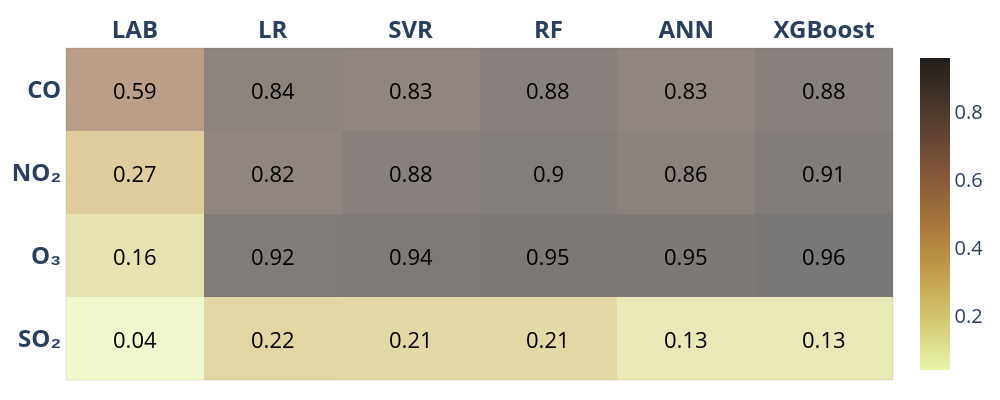

Notebook code cell kept with this figure:
### Code cell
import plotly.graph_objects as go
from functools import reduce
from itertools import product

z=[ [0.04,0.22, 0.21, 0.21,0.13,0.13],
  [R2_lab_O3,R2_lr_O3 , R2_svr_O3, R2_rf_O3, R2_ann_O3,R2_xgb_O3],
   [R2_lab_NO2,R2_lr_NO2 , R2_svr_NO2, R2_rf_NO2, R2_ann_NO2,R2_xgb_NO2],
   [R2_lab_CO,R2_lr_CO , R2_svr_CO, R2_rf_CO, R2_ann_CO,R2_xgb_CO]]
x=['<b>LAB</b>', '<b>LR</b>', '<b>SVR</b>', '<b>RF</b>', '<b>ANN</b>','<b>XGBoost</b>']
y=['<b>SO2</b>'.translate(subscript), '<b>O3</b>'.translate(subscript), 
   '<b>NO2</b>'.translate(subscript),'<b>CO</b>'.translate(subscript)]

def get_anno_text(z_value):
    annotations=[]
    a, b = len(z_value), len(z_value[0])
    flat_z = reduce(lambda x,y: x+y, z_value) # z_value.flat if you deal with numpy
    coords = product(range(a), range(b))
    for pos, elem in zip(coords, flat_z):
        annotations.append({'font': {'color': 'black'},
                    'showarrow': False,
                    'text': str(elem),
                    'x': pos[1],
                    'y': pos[0],
                        'font.size':22   })
    return annotations

fig = go.Figure(data=go.Heatmap(
                   z=z,
                   x=x,
                   y=y,
                   hoverongaps = True, colorscale ='turbid',
    opacity=0.6,colorbar=dict(tickfont=dict(size=20)) ))#matter#

fig.update_layout(title={'text': "",
        'y':0.8,
        'x':0.5,
        'xanchor': 'center',
        'yanchor': 'top'},
           plot_bgcolor='rgba(0,0,0,0)',       
    annotations = get_anno_text(z),
                 width=1000,
height=400,xaxis={'side': 'top'},margin=dict(l=20, r=20, t=20, b=20))

fig.update_xaxes(tickfont = dict(size=24),linewidth=0.1, linecolor='black',
    
                 mirror=True)
fig.update_yaxes(tickfont = dict(size=24),linewidth=0.1, linecolor='black',
        
                 mirror=True)
fig.write_image("table2b.pdf",engine="kaleido")
#plt.savefig("table2a.pdf", format="pdf", bbox_inches="tight")
fig.show()

### Figure 1 — Plotly figure (JSON) as saved in the notebook; plotly's stock layout.template omitted (floating-point values rounded to 4 significant figures)
{"data": [{"colorbar": {"tickfont": {"size": 20}}, "colorscale": [[0, "rgb(232, 245, 171)"], [0.09091, "rgb(220, 219, 137)"], [0.1818, "rgb(209, 193, 107)"], [0.2727, "rgb(199, 168, 83)"], [0.3636, "rgb(186, 143, 66)"], [0.4545, "rgb(170, 121, 60)"], [0.5455, "rgb(151, 103, 58)"], [0.6364, "rgb(129, 87, 56)"], [0.7273, "rgb(104, 72, 53)"], [0.8182, "rgb(80, 59, 46)"], [0.9091, "rgb(57, 45, 37)"], [1, "rgb(34, 30, 27)"]], "hoverongaps": true, "opacity": 0.6, "type": "heatmap", "x": ["<b>LAB</b>", "<b>LR</b>", "<b>SVR</b>", "<b>RF</b>", "<b>ANN</b>", "<b>XGBoost</b>"], "y": ["<b>SO₂</b>", "<b>O₃</b>", "<b>NO₂</b>", "<b>CO</b>"], "z": [[0.04, 0.22, 0.21, 0.21, 0.13, 0.13], [0.16, 0.92, 0.94, 0.95, 0.95, 0.96], [0.27, 0.82, 0.88, 0.9, 0.86, 0.91], [0.59, 0.84, 0.83, 0.88, 0.83, 0.88]]}], "layout": {"annotations": [{"font": {"color": "black", "size": 22}, "showarrow": false, "text": "0.04", "x": 0, "y": 0}, {"font": {"color": "black", "size": 22}, "showarrow": false, "text": "0.22", "x": 1, "y": 0}, {"font": {"color": "black", "size": 22}, "showarrow": false, "text": "0.21", "x": 2, "y": 0}, {"font": {"color": "black", "size": 22}, "showarrow": false, "text": "0.21", "x": 3, "y": 0}, {"font": {"color": "black", "size": 22}, "showarrow": false, "text": "0.13", "x": 4, "y": 0}, {"font": {"color": "black", "size": 22}, "showarrow": false, "text": "0.13", "x": 5, "y": 0}, {"font": {"color": "black", "size": 22}, "showarrow": false, "text": "0.16", "x": 0, "y": 1}, {"font": {"color": "black", "size": 22}, "showarrow": false, "text": "0.92", "x": 1, "y": 1}, {"font": {"color": "black", "size": 22}, "showarrow": false, "text": "0.94", "x": 2, "y": 1}, {"font": {"color": "black", "size": 22}, "showarrow": false, "text": "0.95", "x": 3, "y": 1}, {"font": {"color": "black", "size": 22}, "showarrow": false, "text": "0.95", "x": 4, "y": 1}, {"font": {"color": "black", "size": 22}, "showarrow": false, "text": "0.96", "x": 5, "y": 1}, {"font": {"color": "black", "size": 22}, "showarrow": false, "text": "0.27", "x": 0, "y": 2}, {"font": {"color": "black", "size": 22}, "showarrow": false, "text": "0.82", "x": 1, "y": 2}, {"font": {"color": "black", "size": 22}, "showarrow": false, "text": "0.88", "x": 2, "y": 2}, {"font": {"color": "black", "size": 22}, "showarrow": false, "text": "0.9", "x": 3, "y": 2}, {"font": {"color": "black", "size": 22}, "showarrow": false, "text": "0.86", "x": 4, "y": 2}, {"font": {"color": "black", "size": 22}, "showarrow": false, "text": "0.91", "x": 5, "y": 2}, {"font": {"color": "black", "size": 22}, "showarrow": false, "text": "0.59", "x": 0, "y": 3}, {"font": {"color": "black", "size": 22}, "showarrow": false, "text": "0.84", "x": 1, "y": 3}, {"font": {"color": "black", "size": 22}, "showarrow": false, "text": "0.83", "x": 2, "y": 3}, {"font": {"color": "black", "size": 22}, "showarrow": false, "text": "0.88", "x": 3, "y": 3}, {"font": {"color": "black", "size": 22}, "showarrow": false, "text": "0.83", "x": 4, "y": 3}, {"font": {"color": "black", "size": 22}, "showarrow": false, "text": "0.88", "x": 5, "y": 3}], "height": 400, "margin": {"b": 20, "l": 20, "r": 20, "t": 20}, "plot_bgcolor": "rgba(0,0,0,0)", "title": {"text": "", "x": 0.5, "xanchor": "center", "y": 0.8, "yanchor": "top"}, "width": 1000, "xaxis": {"linecolor": "black", "linewidth": 0.1, "mirror": true, "side": "top", "tickfont": {"size": 24}}, "yaxis": {"linecolor": "black", "linewidth": 0.1, "mirror": true, "tickfont": {"size": 24}}}}
